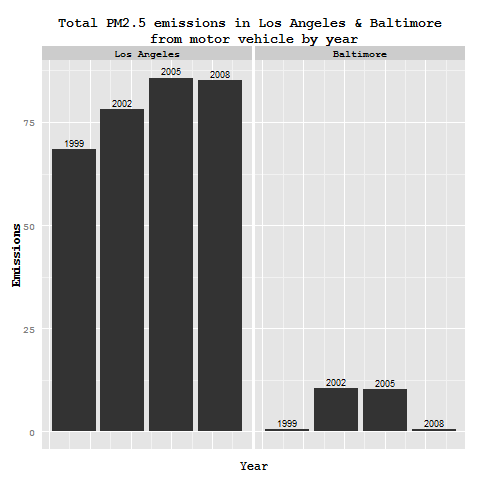

This chart was generated by the following R code:
## NOTE: Set your working directory where you have the rds files and
## the "processData.R"

source("processData.R")

# Compare emissions from motor vehicle sources in Baltimore City with 
# emissions from motor vehicle sources in Los Angeles County, California 
# (fips == "06037"). Which city has seen greater changes over time in 
# motor vehicle emissions?

png(filename = "plot6.png", width = 480, height = 480)
ggplot(MotorByCountry, aes(x=year, y=Emissions)) + 
    geom_bar(stat = "identity", position = "dodge") + 
    facet_wrap( ~ country) +
    theme(axis.text.x = element_text(angle = 90, hjust = 1), 
          text = element_text(family="mono", face="bold")) +
    theme(axis.ticks = element_blank(), axis.text.x = element_blank()) +
    geom_text(aes(label = year, vjust = -0.4), size = 3) +
    labs(title = "Total PM2.5 emissions in Los Angeles & Baltimore \nfrom motor vehicle by year",
         x = "Year", 
         y = "Emissions")
dev.off()
